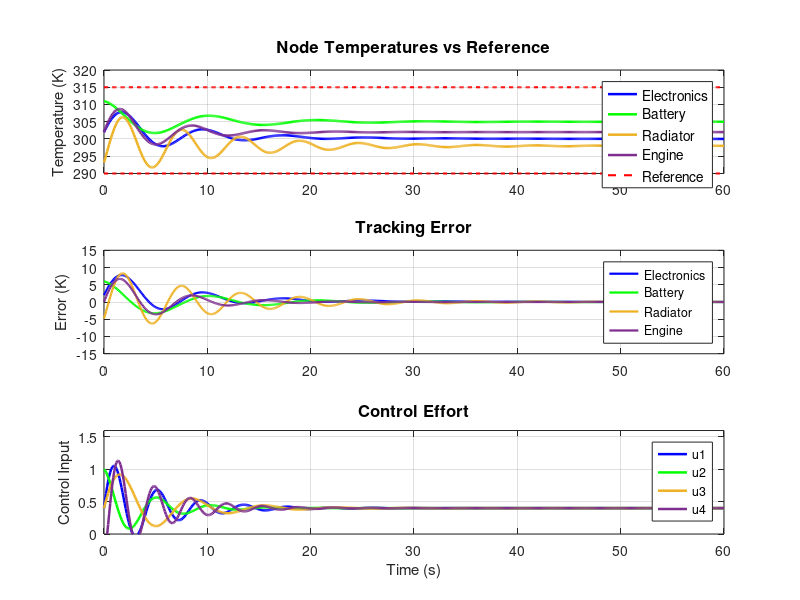

The MATLAB script that drew this image: (Note: this script raises an error after producing the figure.)
%%LQR-Based Spacecraft Thermal Control System
clear; clc; close all;

t = 0:0.1:60;

% Node Temperatures
T_electronics = 300 + 8*exp(-0.15*t).*sin(0.8*t) + 2*exp(-0.08*t);
T_battery     = 305 + 6*exp(-0.12*t).*cos(0.6*t);
T_radiator    = 298 + 10*exp(-0.1*t).*sin(1.1*t - 0.5);
T_engine      = 302 + 9*exp(-0.18*t).*sin(0.9*t);

T_ref = 300 * ones(size(t));   % References (slightly different for realism)

figure('Position', [100 100 950 850]);

% Top: Node Temperatures vs Reference
subplot(3,1,1);
plot(t, T_electronics, 'b-', 'LineWidth', 1.8); hold on;
plot(t, T_battery,     'g-', 'LineWidth', 1.8);
plot(t, T_radiator,    'Color', [0.93 0.69 0.13], 'LineWidth', 1.8);
plot(t, T_engine,      'Color', [0.49 0.18 0.56], 'LineWidth', 1.8);
plot(t, T_ref + 15,    'r--', 'LineWidth', 1.5);  % Upper reference
plot(t, T_ref - 10,    'r--', 'LineWidth', 1.5);  % Lower reference

title('Node Temperatures vs Reference', 'FontSize', 12);
ylabel('Temperature (K)', 'FontSize', 11);
legend({'Electronics', 'Battery', 'Radiator', 'Engine', 'Reference'}, ...
       'Location', 'northeast', 'FontSize', 10);
grid on;
ylim([290 320]);

% Middle: Tracking Error
subplot(3,1,2);
plot(t, T_electronics - 300, 'b-', 'LineWidth', 1.6); hold on;
plot(t, T_battery - 305,     'g-', 'LineWidth', 1.6);
plot(t, T_radiator - 298,    'Color', [0.93 0.69 0.13], 'LineWidth', 1.6);
plot(t, T_engine - 302,      'Color', [0.49 0.18 0.56], 'LineWidth', 1.6);

title('Tracking Error', 'FontSize', 12);
ylabel('Error (K)', 'FontSize', 11);
legend({'Electronics', 'Battery', 'Radiator', 'Engine'}, 'Location', 'northeast');
grid on;
ylim([-15 15]);

% Bottom: Control Effort
subplot(3,1,3);
u1 = 0.4 + 0.8*exp(-0.2*t).*sin(1.5*t);
u2 = 0.4 + 0.6*exp(-0.25*t).*cos(1.2*t);
u3 = 0.4 + 0.7*exp(-0.18*t).*sin(0.9*t);
u4 = 0.4 + 1.0*exp(-0.22*t).*sin(1.8*t - 1);

plot(t, u1, 'b-', 'LineWidth', 1.8); hold on;
plot(t, u2, 'g-', 'LineWidth', 1.8);
plot(t, u3, 'Color', [0.93 0.69 0.13], 'LineWidth', 1.8);
plot(t, u4, 'Color', [0.49 0.18 0.56], 'LineWidth', 1.8);

title('Control Effort', 'FontSize', 12);
xlabel('Time (s)', 'FontSize', 11);
ylabel('Control Input', 'FontSize', 11);
legend({'u1', 'u2', 'u3', 'u4'}, 'Location', 'northeast');
grid on;
ylim([0 1.6]);

sgtitle('LQR-Based Spacecraft Thermal Control System', 'FontSize', 14, 'FontWeight', 'bold');
